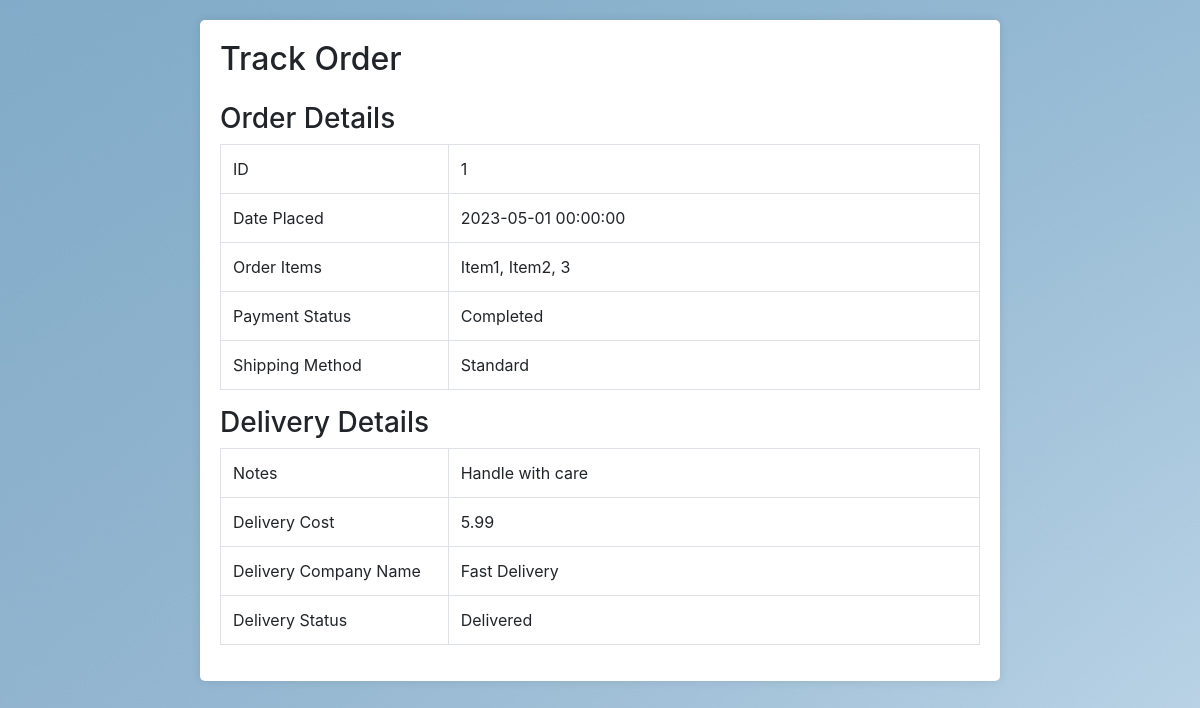
The page /track_order.php?order_id=1 (signed in) on the database its author committed.
### tables this page shows
CREATE TABLE orders (
    id INT AUTO_INCREMENT PRIMARY KEY,
    date_placed TIMESTAMP DEFAULT CURRENT_TIMESTAMP,
    order_items TEXT,
    payment_status ENUM('Pending', 'Completed', 'Failed') DEFAULT 'Pending',
    shipping_method VARCHAR(100),
    user_id INT,
    FOREIGN KEY (user_id) REFERENCES user(id)
);

CREATE TABLE delivery (
    id INT AUTO_INCREMENT PRIMARY KEY,
    notes TEXT,
    delivery_cost DECIMAL(10, 2),
    delivery_company_name VARCHAR(100),
    delivery_status VARCHAR(50),
    order_id INT,
    FOREIGN KEY (order_id) REFERENCES orders(id)
);

### track_order.php (the view, shortened to what this page needs)
<?php
require 'connection.php';
$user_id = $_SESSION['user_id'];
$order_id = $_GET['order_id'];
$sql = "SELECT * FROM orders WHERE id='$order_id' AND user_id='$user_id'";
$result = $conn->query($sql);
$order = $result->fetch_assoc();
$delivery_sql = "SELECT * FROM delivery WHERE order_id='$order_id'";
$delivery_result = $conn->query($delivery_sql);
$delivery = $delivery_result->fetch_assoc();
?>
<!DOCTYPE html>
<html>
<head>
    <link href="https://maxcdn.bootstrapcdn.com/bootstrap/4.0.0/css/bootstrap.min.css" rel="stylesheet">
</head>
<body>
<div class="container">
    <h2 class="mb-4">Track Order</h2>
    <h3>Order Details</h3>
    <table class="table table-bordered">
        <tr>
            <th>ID</th>
            <td><?php echo $order['id']; ?></td>
        </tr>
        <tr>
            <th>Date Placed</th>
            <td><?php echo $order['date_placed']; ?></td>
        </tr>
        <tr>
            <th>Order Items</th>
            <td><?php echo $order['order_items']; ?></td>
        </tr>
        <tr>
            <th>Payment Status</th>
            <td><?php echo $order['payment_status']; ?></td>
        </tr>
        <tr>
            <th>Shipping Method</th>
            <td><?php echo $order['shipping_method']; ?></td>
        </tr>
    </table>
    <?php if ($delivery): ?>
    <h3>Delivery Details</h3>
    <table class="table table-bordered">
        <tr>
            <th>Notes</th>
            <td><?php echo $delivery['notes']; ?></td>
        </tr>
        <tr>
            <th>Delivery Cost</th>
            <td><?php echo $delivery['delivery_cost']; ?></td>
        </tr>
        <tr>
            <th>Delivery Company Name</th>
            <td><?php echo $delivery['delivery_company_name']; ?></td>
        </tr>
        <tr>
            <th>Delivery Status</th>
            <td><?php echo $delivery['delivery_status']; ?></td>
        </tr>
    </table>
    <?php else: ?>
        <p>No delivery information available.</p>
    <?php endif; ?>
</div>
</body>
</html>

### track_order.php (style rules this page uses)
body { background-color: #f8f9fa; padding-top: 20px; background-image: url('uploads/img19.jpg'); }
.container { background-color: #fff; padding: 20px; border-radius: 5px; box-shadow: 0 0 10px rgba(0, 0, 0, 0.1); max-width: 800px; margin: 0 auto; }
.table th { width: 30%; font-weight: normal; }
.table td { vertical-align: middle; }

### rows shown on the page
orders: id "1", date_placed "2023-05-01 00:00:00", order_items "Item1, Item2, 3", payment_status "Completed", shipping_method "Standard"
delivery: notes "Handle with care", delivery_cost "5.99", delivery_company_name "Fast Delivery", delivery_status "Delivered"
